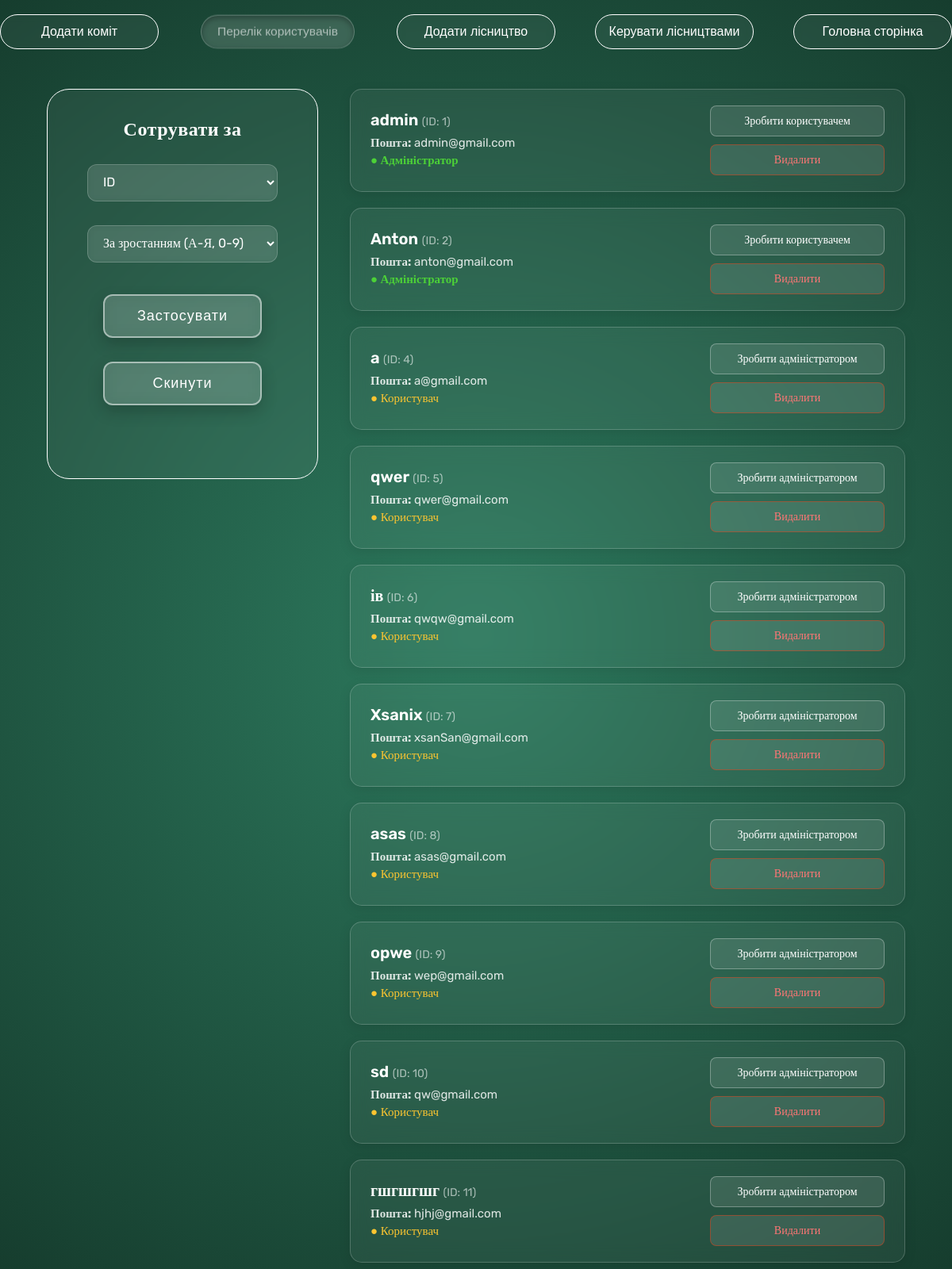
/all_users (signed in), run on an earlier commit of the app's database.
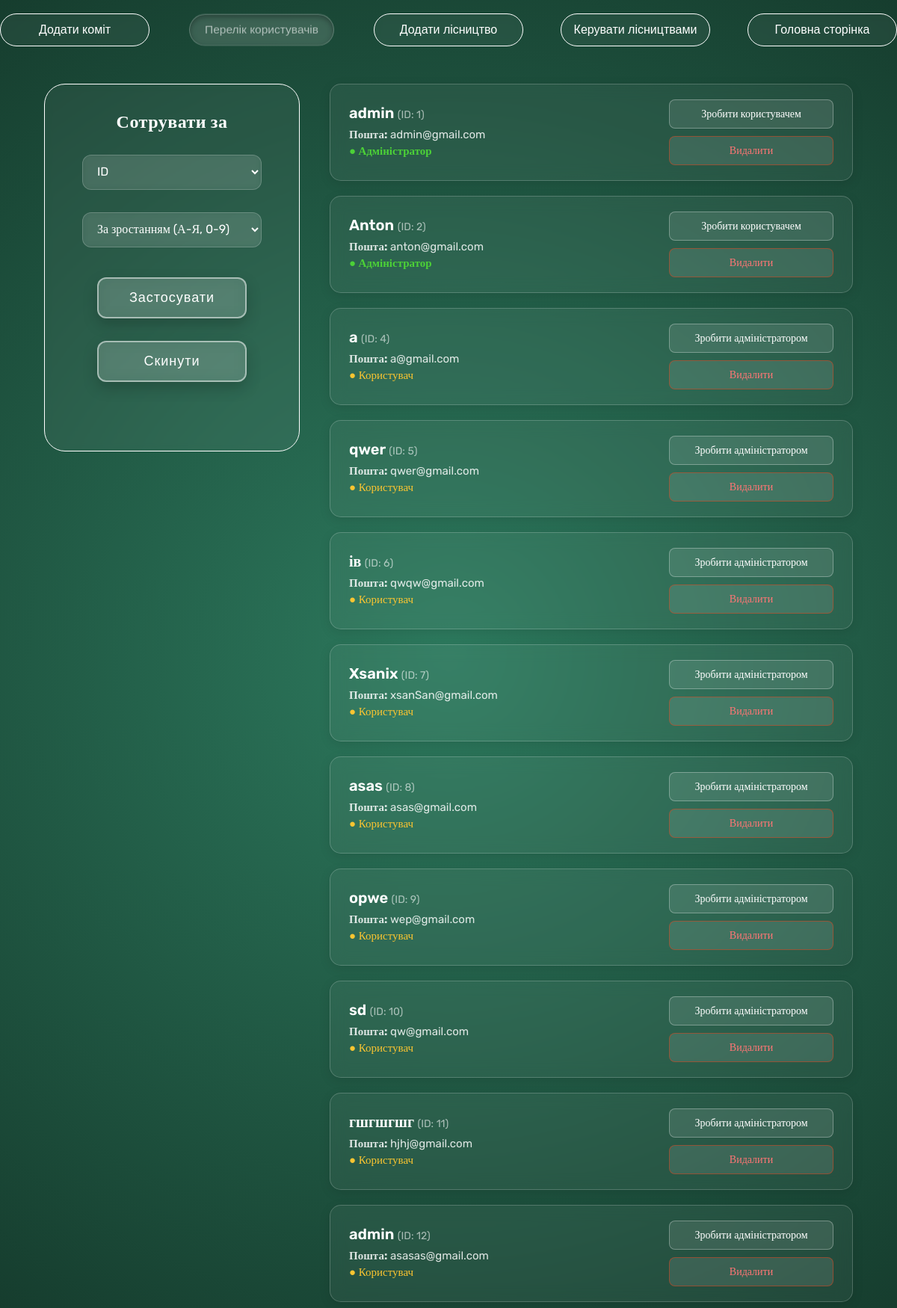
And on a later commit of the database.
### DB.py (models this page shows, shortened)
class User(UserMixin, db.Model):
    id = db.Column(db.Integer, primary_key=True)
    isAdmin = db.Column(db.Boolean, default=False)
    username = db.Column(db.String(150), unique=True, nullable=False)
    gmail = db.Column(db.String(150), unique=True, nullable=False)
    password_hash = db.Column(db.String(256), nullable=False)

### app.py (the view)
@app.route('/all_users', methods=['POST', 'GET'])
@login_required
@admin_required
def all_users():
    sort_by = request.args.get('sort', 'id')
    order = request.args.get('order', 'asc')
    valid_columns = ['id', 'username', 'gmail', 'isAdmin']
    if sort_by in valid_columns:
        column = getattr(User, sort_by)
        if order == 'desc':
            users = User.query.order_by(column.desc()).all()
        else:
            users = User.query.order_by(column.asc()).all()
    else:
        users = User.query.all()
    return render_template('all_user.html', users=users)

### app.py (called while the page is built)
@login_manager.user_loader
def load_user(user_id):
    return User.query.get(int(user_id))

### templates/all_user.html (shortened to what this page needs)
<!DOCTYPE html>
<html lang="en">
<head>
    <link rel="stylesheet" href="{{ url_for('static', filename='styles/admin-style.css') }}">
    <link rel="stylesheet" href="{{ url_for('static', filename='styles/btn-style.css')}}">
</head>
<body style="background: radial-gradient(circle at center, #2d7a5e 0%, #163d2e 100%);">
    <header>
        <a style="text-decoration: none;" href="{{ url_for('comits')}}"><button class="glass-button-white">Додати коміт</button></a>
        <a style="text-decoration: none;" href="{{ url_for('all_users') }}"><button class="glass-button-white active">Перелік користувачів</button></a>
        <a style="text-decoration: none;" href="{{ url_for('admin') }}"><button class="glass-button-white">Додати лісництво</button></a>
        <a style="text-decoration: none;" href="{{ url_for('change') }}"><button class="glass-button-white">Керувати лісництвами</button></a>
        <a style="text-decoration: none;" href="{{ url_for('main') }}"><button class="glass-button-white">Головна сторінка</button></a>
    </header>
    <div style="display: flex; justify-content: center; width: 100%; gap: 40px;">
        <div class="input-box box-litel" style="height: 450px; margin-top: 50px; position: sticky; top: 100px;">
            <h1 style="text-align: center;">Сотрувати за</h1>
            <form style="display: flex; flex-direction: column; align-items: center; margin-top: 10px;" action="{{ url_for('all_users') }}" method="GET">
                <div style="display: flex; flex-direction: column; align-items: center; justify-content: center; gap: 30px;">
                    <select name="sort" id="sort" class="input-box">
                        <option value="id" {% if request.args.get('sort') == 'id' %}selected{% endif %}>ID</option>
                    </select>
                    <select name="order" id="order" class="input-box">
                        <option value="asc" {% if request.args.get('order') == 'asc' %}selected{% endif %}>За зростанням (А-Я, 0-9)</option>
                    </select>
                </div>
                <div style="display: flex; flex-direction: column; align-items: center; gap: 30px;">
                    <button type="submit" class="submit-btn">Застосувати</button>
                    <a href="{{ url_for('all_users') }}"><button type="button" class="submit-btn">Скинути</button></a>
                </div>
            </form>
        </div>
        <main class="users-container">
            {% for user in users %}
            <div class="user-card">
                <div class="user-info">
                    <h3>{{ user.username }} <span style="font-size: 14px; font-weight: normal; opacity: 0.6;">(ID: {{ user.id }})</span></h3>
                    <p><strong>Пошта:</strong> {{ user.gmail }}</p>
                    {% if user.isAdmin %}
                        <p class="status-admin">● Адміністратор</p>
                    {% else %}
                        <p class="status-user">● Користувач</p>
                    {% endif %}
                </div>
                <div class="user-actions">
                    <form action="{{ url_for('toggle_admin', id=user.id) }}" method="POST" style="margin: 0;">
                        <button type="submit" class="action-btn" onclick="return confirm('Ви впевнені?')">
                            {% if user.isAdmin %}
                                Зробити користувачем
                            {% else %}
                                Зробити адміністратором
                            {% endif %}
                        </button>
                    </form>
                    <form action="{{ url_for('delete_user', id=user.id) }}" method="POST" style="margin: 0;">
                        <button type="submit" class="action-btn delete-btn" onclick="return confirm('Ви впевнені?')">Видалити</button>
                    </form>
                </div>
            </div>
            {% endfor %}
        </main>
    </div>
</body>
</html>

### static/styles/admin-style.css (style rules this page uses)
body { font-family: "Rubik"; }
header { top: 0px; position: sticky; display: flex; justify-content: center; gap: 50px; z-index: 200; }
h1 { font-size: 24px; color: #fff; margin-bottom: 10px; letter-spacing: 0.5px; }
form { margin-top: 80px; display: flex; justify-content: center; gap: 40px; }
.input-box { display: flex; flex-direction: column; gap: 10px; padding: 20px; background: rgba(255, 255, 255, 0.05); backdrop-filter: blur(5px); -webkit-backdrop-filter: blur(5px); border: 1px solid rgb(255, 255, 255); color: #fff; border-radius: 28px; font-size: 16px; font-weight: 400; }
.box-litel { width: 300px; }
.input-box input, .input-box select { width: 100%; box-sizing: border-box; padding: 12px 15px; background: rgba(255, 255, 255, 0.1); border: 1px solid rgba(255, 255, 255, 0.2); border-radius: 12px; color: #ffffff; font-size: 16px; font-family: inherit; outline: none; transition: all 0.3s ease; }
.input-box select option { background-color: #163d2e; color: #ffffff; }
.users-container { display: flex; flex-direction: column; gap: 20px; width: 100%; max-width: 700px; margin-top: 50px; }
.user-card { background: rgba(255, 255, 255, 0.05); backdrop-filter: blur(10px); -webkit-backdrop-filter: blur(10px); border: 1px solid rgba(255, 255, 255, 0.2); border-radius: 15px; padding: 20px 25px; color: white; display: flex; justify-content: space-between; align-items: center; box-shadow: 0 4px 15px rgba(0, 0, 0, 0.1); transition: transform 0.3s ease, background 0.3s ease; }
.user-info h3 { margin: 0 0 8px 0; font-size: 20px; font-weight: 600; }
.user-info p { margin: 4px 0; font-size: 15px; color: rgba(255, 255, 255, 0.85); }
.status-admin { color: #4cd137 !important; font-weight: 600; }
.status-user { color: #fbc531 !important; }
.user-actions { display: flex; flex-direction: column; gap: 10px; min-width: 220px; }
.action-btn { width: 100%; padding: 10px 15px; border-radius: 8px; border: 1px solid rgba(255, 255, 255, 0.3); background: rgba(255, 255, 255, 0.1); color: white; cursor: pointer; transition: all 0.3s ease; font-family: inherit; font-size: 14px; }
.delete-btn { border-color: rgba(232, 65, 24, 0.5); color: #ff7675; }

### static/styles/btn-style.css (style rules this page uses)
.glass-button-white { display: flex; align-items: center; justify-content: center; gap: 10px; width: 200px; padding: 12px; margin-top: 10px; background: rgba(255, 255, 255, 0.05); backdrop-filter: blur(5px); -webkit-backdrop-filter: blur(5px); border: 1px solid rgb(255, 255, 255); color: #fff; border-radius: 28px; font-size: 16px; font-weight: 400; cursor: pointer; transition: all 0.3s ease; }
.active { transform: scale(0.97); background: rgba(255, 255, 255, 0.15); color: rgba(255, 255, 255, 0.6); border-color: rgba(255, 255, 255, 0.2); box-shadow: inset 0 3px 8px rgba(0, 0, 0, 0.3); cursor: default; pointer-events: none; }
.submit-btn { width: 200px; background: rgba(255, 255, 255, 0.15); border: 2px solid rgba(255, 255, 255, 0.5); color: #ffffff; padding: 15px 40px; font-size: 18px; font-weight: 400; letter-spacing: 1px; border-radius: 12px; backdrop-filter: blur(10px); -webkit-backdrop-filter: blur(10px); cursor: pointer; transition: all 0.3s ease; box-shadow: 0 8px 20px rgba(0, 0, 0, 0.2); }
.action-btn { width: 100%; padding: 10px 15px; border-radius: 8px; border: 1px solid rgba(255, 255, 255, 0.3); background: rgba(255, 255, 255, 0.1); color: white; cursor: pointer; transition: all 0.3s ease; font-family: inherit; font-size: 14px; }
.delete-btn { border-color: rgba(232, 65, 24, 0.5); color: #ff7675; }

What changed in the data, as far as the page shows it:
added User: username "admin", id "12", gmail "asasas@gmail.com", isAdmin "● Користувач"
